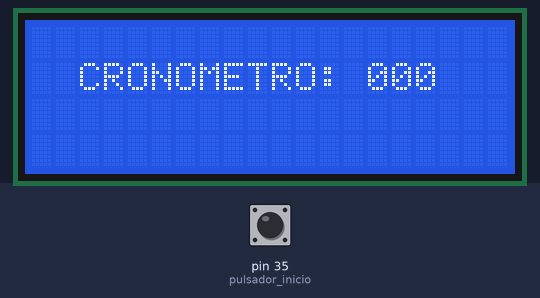
A sketch run on a simulated Arduino Mega 2560, built with avr-gcc and run on an emulated ATmega2560. On the bench: 20×4 character LCD. Inputs (shaded band) come from the test bench; at power-on: pin 35 (pulsador_inicio) HIGH. What the sketch prints to the serial monitor is not drawn.

Above: at 1.2 s.
1.3 s: pin 35 (pulsador_inicio) pulled LOW for 0.15 s
At 2.8 s:
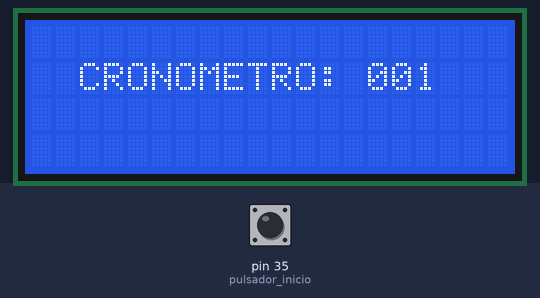
At 5.3 s:
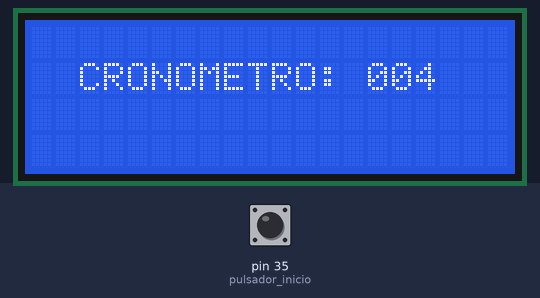
Timing chart, 0 to 6.8 s (numbered marks = the images above; inputs shaded):
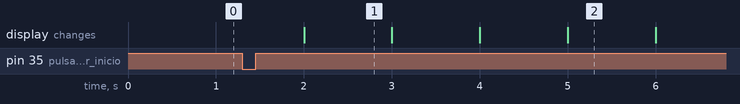

The sketch:

Crono_segundos.ino
```cpp
#include <TimerOne.h>

#include <LiquidCrystal.h>
LiquidCrystal lcd(16, 17, 23, 25, 27, 29);

#define LCD_PINS_RS 16      // LCD control conectado a GADGETS3D  shield LCDRS
#define LCD_PINS_ENABLE 17  // LCD enable pin conectado a GADGETS3D shield LCDE
#define LCD_PINS_D4 23      // LCD signal pin, conectado a GADGETS3D shield LCD4
#define LCD_PINS_D5 25      // LCD signal pin, conectado a GADGETS3D shield LCD5
#define LCD_PINS_D6 27      // LCD signal pin, conectado a GADGETS3D shield LCD6
#define LCD_PINS_D7 29      // LCD signal pin, conectado a GADGETS3D shield LCD7

#define BTN_ENC 35          // Encoder Click, connected to Gadgets3D shield S_EC

int pulsador_inicio = 35;

int segundos = 0;

int inicio = 0;


void setup()
{
  pinMode(pulsador_inicio, INPUT_PULLUP);             // Pulsador para iniciar el cronometro
  Timer1.initialize(1000000);                //Configura el TIMER en 1 Segundo
  Timer1.attachInterrupt(Temporizador) ;
  lcd.begin(20, 4);                          // Dimensiones de la pantalla LCD
  Serial.begin(9600);
}

void loop()
{
    lcd.setCursor(2, 1);
    lcd.print("CRONOMETRO:");

  if (digitalRead(pulsador_inicio) == false )
  {
    inicio = 1;
  }

  if (inicio == 0){
    lcd.setCursor(14, 1);
    lcd.print("000");
    }
  else{
    if (segundos < 10)
    {
      lcd.setCursor(16, 1);
    }
    if (segundos >= 10)
    {
      lcd.setCursor(15, 1);
    }
    if (segundos >= 100)
    {
      lcd.setCursor(14, 1);
    }
    lcd.print(segundos);
  }

}


void Temporizador()
{
  if (inicio == 1) {
    segundos++;
    Serial.print(segundos);
  }
}
```

Measured:
- after the input at 1.3 s, the display: changes after 0.70 s (image 1)
